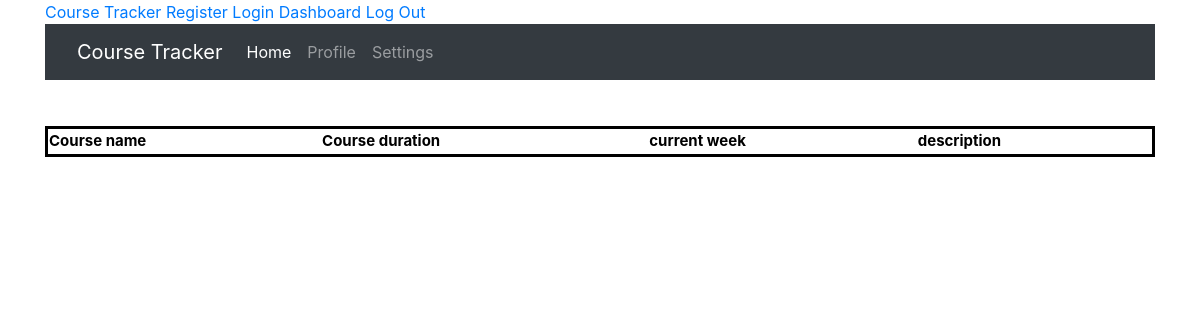
The app's page /dashboard (signed in), older data.
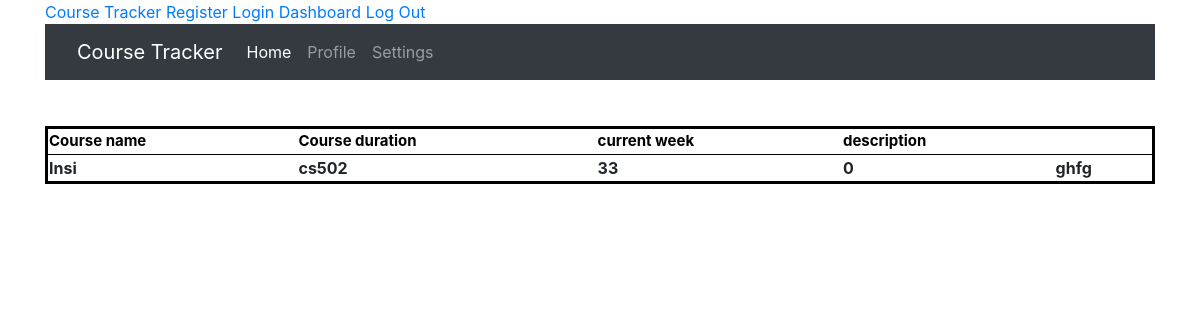
The same page, newer data.
### tables this page shows
CREATE TABLE "user" (
	`user`	TEXT NOT NULL,
	`c_name`	VARCHAR ( 80 ) NOT NULL UNIQUE,
	`c_duration`	INTEGER NOT NULL,
	`curr_week`	INTEGER NOT NULL,
	`desc`	VARCHAR ( 100 ) NOT NULL
);

### app.py (the view)
@app.route('/dashboard', methods=["GET", "POST"])
@login_required
def dashboard():
    username = session["user_id"]
    with sqlite3.connect("app.db") as db:
        result = db.execute(f"SELECT * FROM user where user = '{username}'")
    data = []
    for row in result:
        data.append(row)
    return render_template('dashboard.html', data=data)

### app.py (called while the page is built)
def login_required(f):
    @wraps(f)
    def wrap(*args, **kwargs):
        if session.get("user_id") is None:
            return render_template("login.html")
        return f(*args, **kwargs)
    return wrap

### templates/dashboard.html
{% extends "layout.html" %}
{% block main %}
    <div class="container">
        <div class="col-4 offset-5">
          <div class="text"><h2>DASHBOARD</h2></div>
        </div>
      </div>
    <table style="width:100%; border: 3px solid #000000;">
      <thead style="font-size: 15px;font-weight: bold;color: #000000;text-align: left;">
      <tr>
        <th>Course name</th>
        <th>Course duration</th>
        <th>current week</th>
        <th>description</th>
      </tr>
      </thead>
    {% for row in data %}
      <tr style="border: 1px solid #000000; padding: 5px 4px;">
      {% for cell in row %}
      <td style="font-weight: bold">{{ cell }}</td>
      {% endfor %}
      </tr>
    {% endfor %}
</table>
{% endblock %}

### templates/layout.html (shortened to what this page needs)
<!DOCTYPE html>
<html lang="en">
<head>
  <link href="{{ url_for('static', filename='input.css') }}" rel="stylesheet"/>
  <link href="{{ url_for('static', filename='login.css') }}" rel="stylesheet"/>
  <link rel="stylesheet" href="https://maxcdn.bootstrapcdn.com/bootstrap/4.0.0-beta.2/css/bootstrap.min.css">
</head>
<body>
  <div class="container">
    <div class="content">
        <a href="{{ url_for('index') }}">Course Tracker</a>
        <a href="{{ url_for('register') }}">Register</a>
        <a href="{{ url_for('login') }}">Login</a>
        <a href="{{ url_for('dashboard') }}">Dashboard</a>
        <a href="{{ url_for('logout') }}">Log Out</a>
        <nav class="navbar navbar-expand-lg navbar-dark bg-dark">
        <a class="navbar-brand" ><div class="text">Course Tracker</a></div>
        <div class="collapse navbar-collapse" id="navbarNav">
          <ul class="navbar-nav">
            <li class="nav-item active">
              <a class="nav-link" href="{{ url_for('dashboard') }}">Home <span class="sr-only">(current)</span></a>
            </li>
            <li class="nav-item">
              <a class="nav-link" href="#">Profile</a>
            </li>
            <li class="nav-item">
              <a class="nav-link" href="#">Settings</a>
            </li>
          </ul>
        </div>
{% block main %} {% endblock %}
    </div>
</body>
</html>

### static/input.css (style rules this page uses)
body, html { height: 100%; }
.text { color: #ffffff; }

### static/login.css (style rules this page uses)
html { background-color: #56baed; }
body { font-family: "Poppins", sans-serif; height: 100vh; }
a { color: #92badd; display:inline-block; text-decoration: none; font-weight: 400; }
h2 { text-align: center; font-size: 16px; font-weight: 600; text-transform: uppercase; display:inline-block; margin: 40px 8px 10px 8px; color: #cccccc; }

Row changes from the older to the newer data that the page shows:
added user: user "Insi", c_name "cs502", row "33" "0", desc "ghfg"
